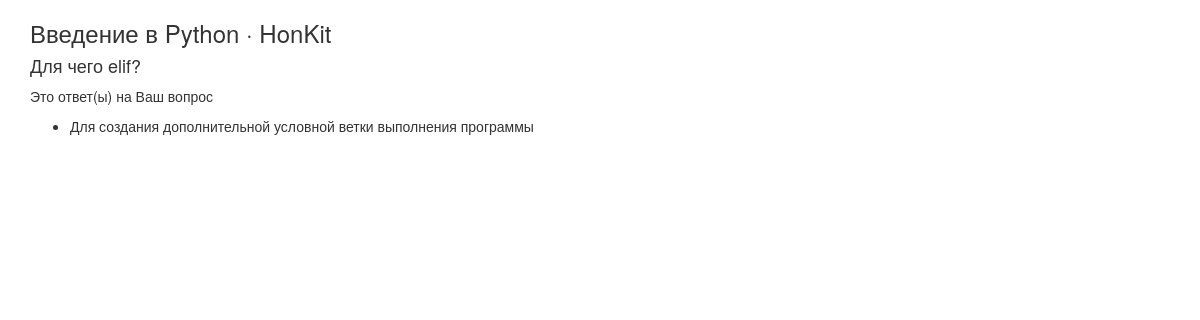
The page /ask_quest/1/question/ on the database its author committed.
### ask_quest/models.py (models this page shows, shortened)
class Chapter(models.Model):
    chapter_name = models.CharField(max_length=255)
    pub_date = models.DateTimeField('date published')

class Question(models.Model):
    chapter = models.ForeignKey(Chapter, on_delete=models.CASCADE)
    responsed=models.BooleanField(default=False)
    quote_text = models.CharField(max_length=255, blank=True, default='')
    question_text = models.TextField(max_length=420, default='')

class Response(models.Model):
    question = models.ForeignKey(Question, on_delete=models.CASCADE,default='')
    response_text = models.TextField(max_length=1255,default='')

### ask_quest/views.py (the view)
# urls.py: path('<int:question_id>/question/', views.question, name='question'),
def question(request,question_id):
     response_list = Response.objects.filter(question=question_id )
     chapter_name=Question.objects.get(id=question_id).chapter.chapter_name
     question_text=Question.objects.get(id=question_id).question_text
     data = {
            'chapter_name':chapter_name,
            'response_list': response_list ,
            'question_text':question_text
            }
     return render(request, "ask_quest/question.html", context=data)

### ask_quest/templates/ask_quest/question.html
{% extends "ask_quest/base.html" %}
{% block content %}
<h3>{{chapter_name}}</h3>
<h4>{{question_text}}</h4>
{% if response_list %}
<p>Это ответ(ы) на Ваш вопрос</p>
    <ul>
    {% for response in response_list %}
       <li>{{ response.response_text }}</a></li>
    {% endfor %}
    </ul>
{% else %}
    <p>Пока ответа на этот вопрос нет</p>
{% endif %}
{% endblock content %}

### rows shown on the page
Chapter: chapter_name "Введение в Python · HonKit"
Question: question_text "Для чего elif?"
Response: response_text "Для создания дополнительной условной ветки выполнения программы"
